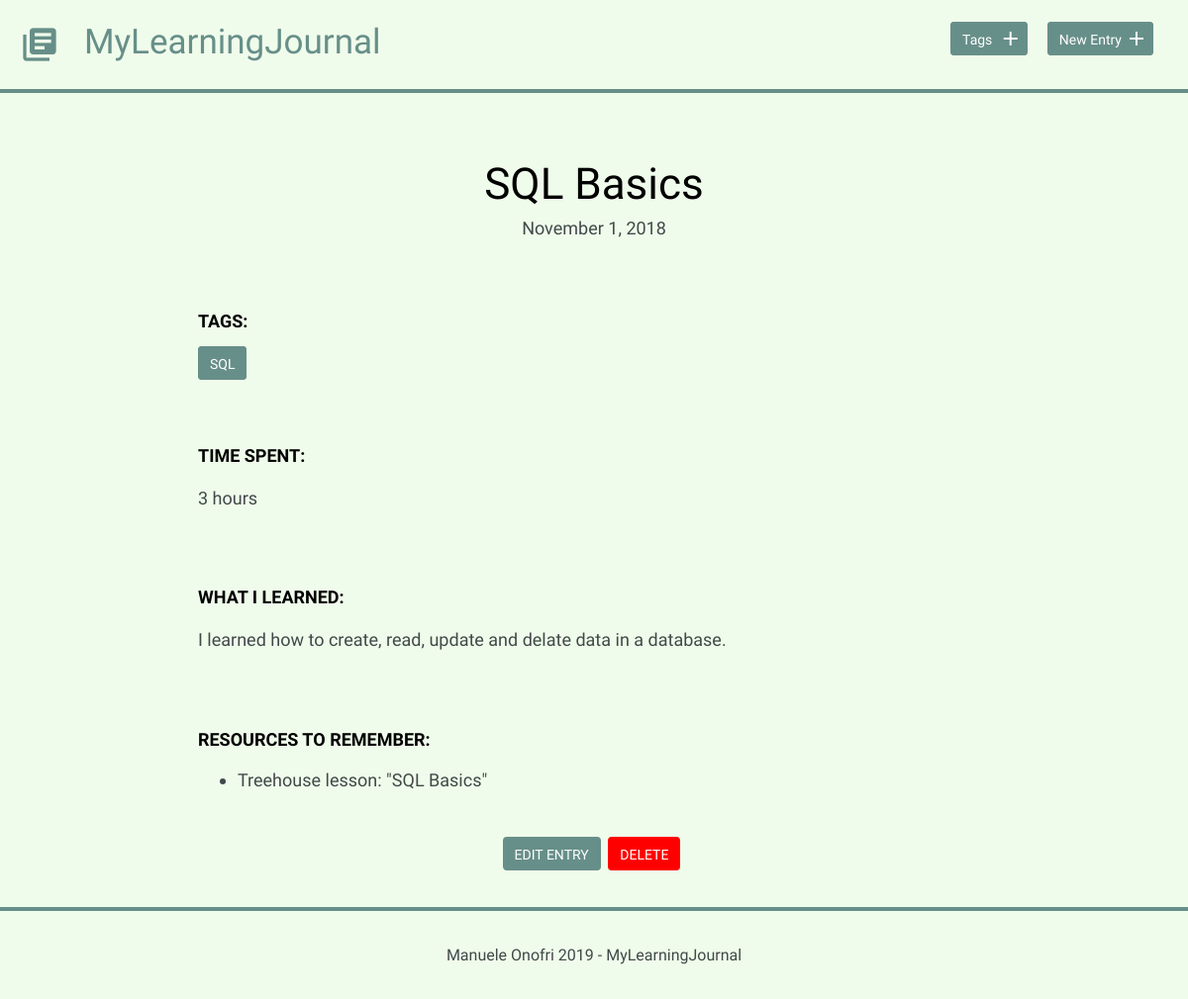
Screenshot of /detail.php?id=3 with the database file from the repository.
### tables this page shows
CREATE TABLE "entries" (
	`id`	INTEGER,
	`title`	TEXT,
	`date`	TEXT,
	`time_spent`	INTEGER,
	`learned`	BLOB,
	`resources`	BLOB,
	PRIMARY KEY(`id`)
);

### inc/functions.php (called while the page is built, shortened)
<?php
function get_entry($entry_id) {
    include('connection.php');
    try {
       $result = $db->prepare('SELECT * FROM entries WHERE id = ?');
       $result->bindValue(1, $entry_id, PDO::PARAM_INT);
       $result->execute();
    } catch (Exception $e) {
       $e->getMessage();
    }
    $entry = $result->fetch();
    return $entry;
}
function get_tags_per_entry($entry_id) {
    include('connection.php');
    try {
        $results = $db->query('SELECT tags.name, tags.id FROM tags JOIN entries_tags
                                ON tags.id = entries_tags.tags_id
                                WHERE entries_tags.entries_id = ?');
        $results->bindValue(1, $entry_id, PDO::PARAM_INT);
        $results->execute();
    } catch (Exception $e) {
       $e->getMessage();
    }
    $tags = $results->fetchAll(PDO::FETCH_ASSOC);
    return $tags;
}

### detail.php (the view, shortened to what this page needs)
<?php
include('inc/functions.php');
if (isset($_GET['id'])) {
    $entry_id = filter_input(INPUT_GET, 'id', FILTER_SANITIZE_NUMBER_INT);
    $entry = get_entry($entry_id);
    $tags = get_tags_per_entry($entry_id);
}
include('inc/header.php');
?>
<div class="entry-list single">
    <article>
        <h1><?php echo $entry['title']; ?></h1>
        <time datetime="<?php echo $entry['date']; ?>">
            <?php echo strftime("%B %e, %G", strtotime($entry['date'])); ?>
        </time>
        <?php
        if (!empty($tags)) {
            echo '<div class="entry">';
            echo "<h3>tags:</h3>";
            echo "<div class='tags-list'>";
            foreach ($tags as $tag) {
                echo "<a href='tags.php?id=" . $tag['id'] . "' class='button button-tag'>" . $tag['name'] . "</a>";
            }
            echo "</div>";
            echo "</div>";
        }
        ?>
        <div class="entry">
            <h3>Time Spent: </h3>
            <p><?php echo $entry['time_spent']; ?></p>
        </div>
        <div class="entry">
            <h3>What I Learned:</h3>
            <p><?php echo $entry['learned']; ?></p>
        </div>
        <?php
        if (!empty($entry['resources'])) {
            $resources = explode(", ", $entry['resources']);
            echo '<div class="entry">';
            echo "<h3>Resources to Remember:</h3>";
            echo "<ul>";
            foreach ($resources as $resource) {
                echo "<li>$resource</li>";
            }
            echo "</ul>";
            echo "</div";
        }
        ?>
    </article>
</div>
<div class="edit">
    <a class="button" href="edit.php?id=<?php echo $entry['id']; ?>">Edit Entry</a>
    <form method='post' action='detail.php'
          onsubmit="return confirm('Are you sure you want to delete this entry?')">
        <input type='submit' class='button button-delete' value='delete' />
    </form>
</div>
<?php include('inc/footer.php'); ?>

### css/site.css (style rules this page uses)
body { font-size: 16px; color: #404a49; font-family: 'Cousine', serif; font-weight: 400; background-color: rgb(240, 252, 235); position: relative; min-height: 100vh; }
.button { padding: 8px 10px 6px 10px; background: #678f89; border: 2px solid #678f89; border-radius: 4px; text-decoration: none; color: #FFF; position: relative; text-align: center; font-size: 14px; }
.button-delete { text-transform: uppercase; background-color: rgb(255, 0, 0); border-color: rgb(255, 0, 0); }
.button-tag { margin-right: 1rem; }
h1, h2, h3, h4 { margin: 0; font-weight: 400; line-height: 1em; color: #000; }
h1 { font-size: 44px; margin-bottom: 12px; }
h3 { font-size: 18px; font-family: 'Work Sans', serif; font-weight: 600; text-transform: uppercase; }
p { line-height: 1.8em; font-size: 18px; }
ul li { line-height: 1.8em; font-size: 18px; }
.entry-list, .edit-entry, .new-entry, .edit-tag { max-width: 800px; margin: 0 auto; padding: 70px 0 150px 0; }
.entry-list article { margin-bottom: 70px; text-align: center; }
.entry-list article:last-child { margin-bottom: 0; }
.entry-list.single { padding-bottom: 25px; }
.entry-list.single time { font-size: 18px; }
.entry { max-width: 800px; margin: 75px auto 0 auto; text-align: left; }
.entry p { margin-bottom: 40px; }
.edit { padding-bottom: 130px; margin: 0 auto; width: 200px; display: flex; justify-content: space-evenly; }
.edit a { font-weight: 400; text-transform: uppercase; font-size: 14px; }
.tags-list { margin-top: 1.5rem; }
input[type=submit] { margin-right: 5px; }

### rows the page displays
entries: title "SQL Basics", date "November 1, 2018", time_spent "3 hours", learned "I learned how to create, read, update and delate data in a database.", resources "Treehouse lesson: \"SQL Basics\""

### other values shown
$tag['name'] "SQL"
